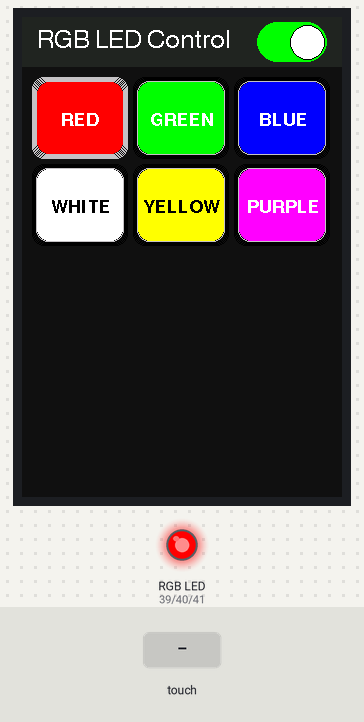
This sketch was run on a simulated ESP32-S3. Parts: 320×480 colour display, an RGB LED mixed from three pins (HIGH = lit). The test bench sets the inputs (shaded band). What the sketch prints to the serial monitor is not drawn.

Above: at 5.7 s.
5.8 s: screen touched at 13 % across, 10 % down
Timing chart, 0 to 8.8 s (numbered marks = the images above; inputs shaded):
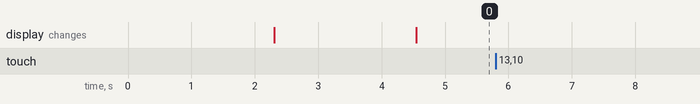

Measured:
- after the input at 5.8 s, every drawn part: stays the same

The sketch:

ESP32_S3_Box_3_RGB_Controller.ino
```cpp
#include <Arduino.h>
#include <Wire.h>
#define LGFX_ESP32_S3_BOX_V3
#include <LGFX_AUTODETECT.hpp>
#include <LovyanGFX.hpp>

static LGFX lcd;

// RGB LED pins
#define RGB_RED   39
#define RGB_GREEN 40
#define RGB_BLUE  41

// Display settings
#define SCREEN_WIDTH  320
#define SCREEN_HEIGHT 240

// UI Layout Constants
#define HEADER_HEIGHT 50
#define BUTTON_MARGIN 15
#define BUTTON_ROWS 2
#define BUTTON_COLS 3

// Calculate button dimensions
#define BUTTON_WIDTH  ((SCREEN_WIDTH - (BUTTON_MARGIN * (BUTTON_COLS + 1))) / BUTTON_COLS)
#define BUTTON_HEIGHT ((SCREEN_HEIGHT - HEADER_HEIGHT - (BUTTON_MARGIN * (BUTTON_ROWS + 1))) / BUTTON_ROWS)

// Toggle button settings
#define TOGGLE_WIDTH 70
#define TOGGLE_HEIGHT 40
#define TOGGLE_X (SCREEN_WIDTH - TOGGLE_WIDTH - 15)
#define TOGGLE_Y ((HEADER_HEIGHT - TOGGLE_HEIGHT) / 2)

// Color definitions
#define COLOR_BG      0x1082
#define COLOR_HEADER  0x2124
#define COLOR_WHITE   0xFFFF
#define COLOR_BLACK   0x0000
#define COLOR_GOLD    0xFFE0

// State variables
struct ColorRGB {
  uint8_t r, g, b;
};

struct TouchPoint {
  int16_t x, y;
  bool touched;
};

// 6 predefined colors using LovyanGFX system colors
ColorRGB colorButtons[6] = {
  {255, 0, 0},    // RED
  {0, 255, 0},    // GREEN
  {0, 0, 255},    // BLUE
  {255, 255, 150}, // WHITE
  {255, 150, 0},  // YELLOW
  {255, 0, 255}   // PURPLE
};

String colorNames[6] = {"RED", "GREEN", "BLUE", "WHITE", "YELLOW", "PURPLE"};
uint32_t systemColors[6] = {TFT_RED, TFT_GREEN, TFT_BLUE, TFT_WHITE, TFT_YELLOW, TFT_MAGENTA};

bool ledOn = true;
int selectedColor = 0; // Default to RED
TouchPoint lastTouch = {0, 0, false};

void setup() {
  Serial.begin(115200);
  delay(2000);

  Serial.println("Simple RGB LED Controller Starting...");

  // Initialize display
  Serial.println("Initializing display...");
  lcd.init();
  lcd.setBrightness(255);

  // Test display
  lcd.clear(TFT_BLACK);
  lcd.setFont(&fonts::FreeSans12pt7b);
  lcd.setTextColor(TFT_WHITE);
  lcd.setTextDatum(middle_center);
  lcd.drawString("RGB Controller", SCREEN_WIDTH/2, SCREEN_HEIGHT/2);
  delay(2000);

  // Initialize RGB LED pins
  Serial.println("Initializing RGB LED...");
  pinMode(RGB_RED, OUTPUT);
  pinMode(RGB_GREEN, OUTPUT);
  pinMode(RGB_BLUE, OUTPUT);

  // Turn off LED initially
  setLEDColor(0, 0, 0);

  // Draw UI
  drawUI();
  updateLED();

  Serial.println("Setup complete!");
}

void loop() {
  TouchPoint touch = readTouch();

  if (touch.touched && !lastTouch.touched) {
    handleTouch(touch.x, touch.y);
  }

  lastTouch = touch;
  delay(50);
}

TouchPoint readTouch() {
  TouchPoint point = {0, 0, false};

  uint16_t x, y;
  if (lcd.getTouch(&x, &y)) {
    point.x = x;
    point.y = y;
    point.touched = true;
  }

  return point;
}

void drawUI() {
  // Clear screen
  lcd.clear(COLOR_BG);

  // Draw header
  drawHeader();

  // Draw color buttons
  drawColorButtons();
}

void drawHeader() {
  // Header background
  lcd.fillRect(0, 0, SCREEN_WIDTH, HEADER_HEIGHT, COLOR_HEADER);

  // Title
  lcd.setFont(&fonts::Font4);
  lcd.setTextColor(COLOR_WHITE);
  lcd.setTextDatum(middle_left);
  lcd.drawString("RGB LED Control", 15, HEADER_HEIGHT/2);

  // ON/OFF Toggle
  drawToggle();
}

void drawToggle() {
  uint32_t sliderX = ledOn ? TOGGLE_X + TOGGLE_WIDTH - 37 : TOGGLE_X + 3;

  // Toggle background - GREEN when ON, RED when OFF
  if (ledOn) {
    lcd.fillRoundRect(TOGGLE_X, TOGGLE_Y, TOGGLE_WIDTH, TOGGLE_HEIGHT, TOGGLE_HEIGHT/2, TFT_GREEN);
  } else {
    lcd.fillRoundRect(TOGGLE_X, TOGGLE_Y, TOGGLE_WIDTH, TOGGLE_HEIGHT, TOGGLE_HEIGHT/2, TFT_RED);
  }

  // Toggle slider
  lcd.fillCircle(sliderX + 17, TOGGLE_Y + TOGGLE_HEIGHT/2, 17, COLOR_WHITE);

  // Add shadow effect
  lcd.drawCircle(sliderX + 17, TOGGLE_Y + TOGGLE_HEIGHT/2, 17, COLOR_BLACK);
}

void drawColorButtons() {
  for (int i = 0; i < 6; i++) {
    int row = i / BUTTON_COLS;
    int col = i % BUTTON_COLS;

    int x = BUTTON_MARGIN + col * (BUTTON_WIDTH + BUTTON_MARGIN);
    int y = HEADER_HEIGHT + BUTTON_MARGIN + row * (BUTTON_HEIGHT + BUTTON_MARGIN);

    drawColorButton(i, x, y);
  }
}

void drawColorButton(int colorIndex, int x, int y) {
  // Draw border with layered effect
  if (colorIndex == selectedColor) {
    // Selected - 6px silver border only
    for (int i = 0; i < 6; i++) {
      lcd.drawRoundRect(x - i, y - i, BUTTON_WIDTH + 2*i, BUTTON_HEIGHT + 2*i, 12, TFT_SILVER);
    }
  } else {
    // Non-selected - 2px silver inner + 4px black outer
    // First draw 2px Silver inner border
    for (int i = 0; i < 2; i++) {
      lcd.drawRoundRect(x - i, y - i, BUTTON_WIDTH + 2*i, BUTTON_HEIGHT + 2*i, 12, TFT_SILVER);
    }
    // Then draw 2px Black outer border
    for (int i = 2; i < 6; i++) {
      lcd.drawRoundRect(x - i, y - i, BUTTON_WIDTH + 2*i, BUTTON_HEIGHT + 2*i, 12, TFT_BLACK);
    }
  }

  // Draw button background
  if (colorIndex == 0) {
    // RED
    lcd.fillRoundRect(x, y, BUTTON_WIDTH, BUTTON_HEIGHT, 12, TFT_RED);
  } else if (colorIndex == 1) {
    // GREEN
    lcd.fillRoundRect(x, y, BUTTON_WIDTH, BUTTON_HEIGHT, 12, TFT_GREEN);
  } else if (colorIndex == 2) {
    // BLUE
    lcd.fillRoundRect(x, y, BUTTON_WIDTH, BUTTON_HEIGHT, 12, TFT_BLUE);
  } else if (colorIndex == 3) {
    // WHITE
    lcd.fillRoundRect(x, y, BUTTON_WIDTH, BUTTON_HEIGHT, 12, TFT_WHITE);
  } else if (colorIndex == 4) {
    // YELLOW
    lcd.fillRoundRect(x, y, BUTTON_WIDTH, BUTTON_HEIGHT, 12, TFT_YELLOW);
  } else if (colorIndex == 5) {
    // PURPLE/MAGENTA
    lcd.fillRoundRect(x, y, BUTTON_WIDTH, BUTTON_HEIGHT, 12, TFT_MAGENTA);
  }


  lcd.setFont(&fonts::FreeSansBold9pt7b);if (colorIndex == 3 || colorIndex == 4) {
    // Black text for WHITE and YELLOW
    lcd.setTextColor(TFT_BLACK);
  } else {
    // White text for all other colors
    lcd.setTextColor(TFT_WHITE);
  }
  lcd.setTextDatum(middle_center);
  lcd.drawString(colorNames[colorIndex], x + BUTTON_WIDTH/2, y + BUTTON_HEIGHT/2);

}

void handleTouch(int x, int y) {
  Serial.printf("Touch detected: X=%d, Y=%d\n", x, y);

  // Check if toggle was touched
  if (x >= TOGGLE_X && x <= TOGGLE_X + TOGGLE_WIDTH &&
      y >= TOGGLE_Y && y <= TOGGLE_Y + TOGGLE_HEIGHT) {
    ledOn = !ledOn;
    drawToggle();
    updateLED();
    Serial.println(ledOn ? "LED turned ON" : "LED turned OFF");
    return;
  }

  // Check if any color button was touched
  for (int i = 0; i < 6; i++) {
    int row = i / BUTTON_COLS;
    int col = i % BUTTON_COLS;

    int buttonX = BUTTON_MARGIN + col * (BUTTON_WIDTH + BUTTON_MARGIN);
    int buttonY = HEADER_HEIGHT + BUTTON_MARGIN + row * (BUTTON_HEIGHT + BUTTON_MARGIN);

    if (x >= buttonX && x <= buttonX + BUTTON_WIDTH &&
        y >= buttonY && y <= buttonY + BUTTON_HEIGHT) {

      // Update selection
      selectedColor = i;

      // Redraw ALL color buttons to ensure proper border clearing
      drawColorButtons();

      // Update LED
      updateLED();

      Serial.printf("Color selected: %s (R:%d G:%d B:%d)\n",
                   colorNames[i].c_str(),
                   colorButtons[i].r,
                   colorButtons[i].g,
                   colorButtons[i].b);
      return;
    }
  }
}

void updateLED() {
  if (ledOn) {
    ColorRGB color = colorButtons[selectedColor];
    setLEDColor(color.r, color.g, color.b);
  } else {
    setLEDColor(0, 0, 0);
  }
}

void setLEDColor(uint8_t r, uint8_t g, uint8_t b) {
  // Common cathode RGB LED
  analogWrite(RGB_RED, r);
  analogWrite(RGB_GREEN, g);
  analogWrite(RGB_BLUE, b);
}
```
